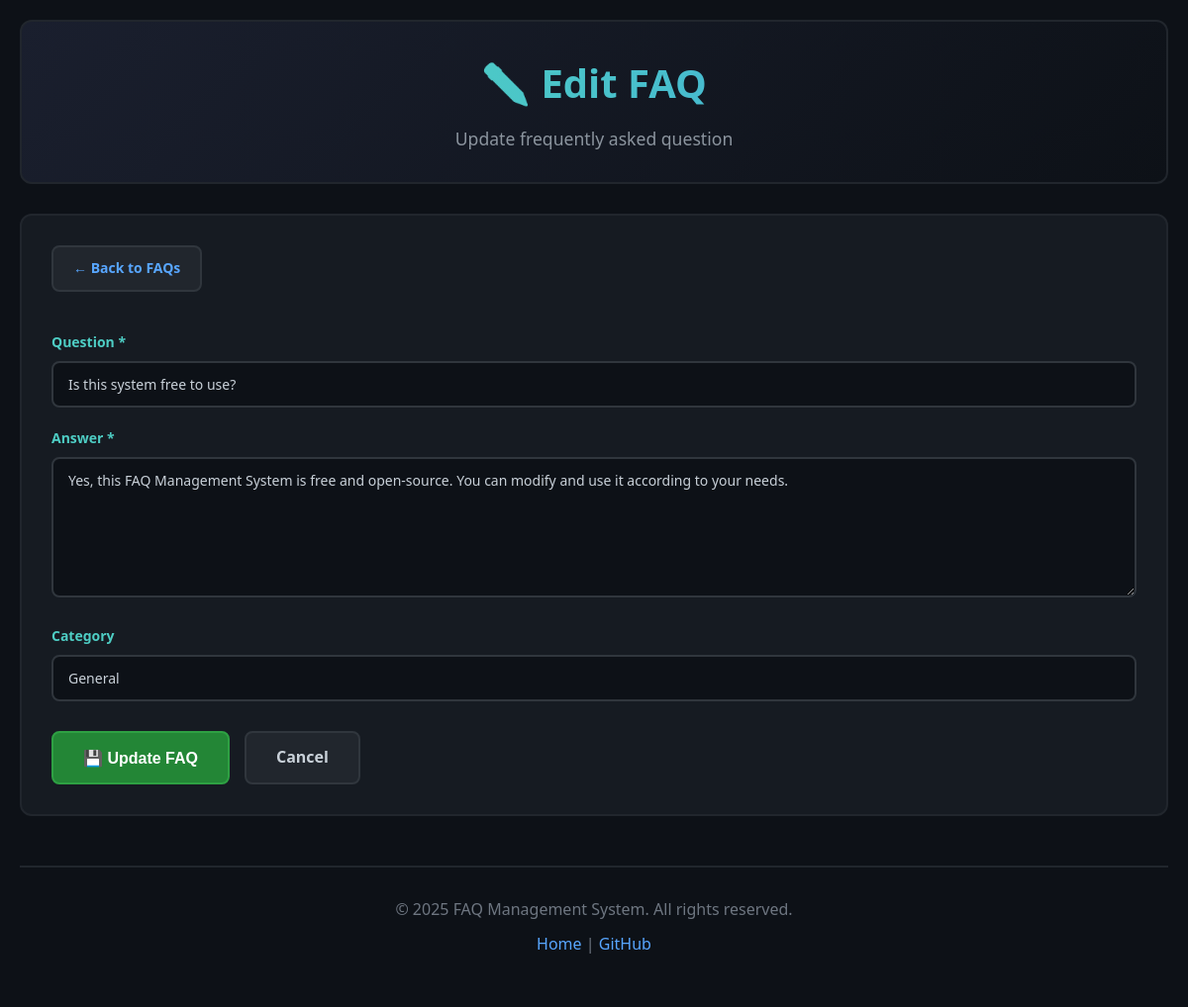
The page /edit_faq.php?id=4 on the database its author committed.
### tables this page shows
CREATE TABLE IF NOT EXISTS faqs (
    id INT AUTO_INCREMENT PRIMARY KEY,
    question TEXT NOT NULL,
    answer TEXT NOT NULL,
    category VARCHAR(100) DEFAULT 'General',
    created_at TIMESTAMP DEFAULT CURRENT_TIMESTAMP,
    updated_at TIMESTAMP DEFAULT CURRENT_TIMESTAMP ON UPDATE CURRENT_TIMESTAMP
);

### edit_faq.php (the view, shortened to what this page needs)
<?php
require_once 'includes/config.php';
$id = intval($_GET['id']);
$sql = "SELECT * FROM faqs WHERE id = $id";
$result = mysqli_query($conn, $sql);
$faq = mysqli_fetch_assoc($result);
include 'includes/header.php';
?>
        <div class="form-container">
            <a href="index.php" class="btn btn-back">← Back to FAQs</a>
            <form method="POST" action="edit_faq.php?id=<?php echo $id; ?>" class="faq-form">
                <div class="form-group">
                    <label for="question">Question *</label>
                    <input type="text" id="question" name="question" required
                           value="<?php echo htmlspecialchars($faq['question']); ?>"
                           placeholder="Enter your question here...">
                </div>
                <div class="form-group">
                    <label for="answer">Answer *</label>
                    <textarea id="answer" name="answer" rows="6" required
                              placeholder="Enter the answer here..."><?php echo htmlspecialchars($faq['answer']); ?></textarea>
                </div>
                <div class="form-group">
                    <label for="category">Category</label>
                    <input type="text" id="category" name="category" list="categories"
                           value="<?php echo htmlspecialchars($faq['category']); ?>"
                           placeholder="Enter or select category...">
                </div>
                <div class="form-actions">
                    <button type="submit" class="btn btn-submit">💾 Update FAQ</button>
                    <a href="index.php" class="btn btn-cancel">Cancel</a>
                </div>
            </form>
        </div>
<?php include 'includes/footer.php'; ?>

### css/style.css (style rules this page uses)
* { margin: 0; padding: 0; box-sizing: border-box; }
body { font-family: 'Segoe UI', Tahoma, Geneva, Verdana, sans-serif; background-color: #0d1117; color: #c9d1d9; line-height: 1.6; min-height: 100vh; }
.btn { padding: 10px 20px; border: none; border-radius: 8px; cursor: pointer; text-decoration: none; display: inline-block; font-size: 14px; font-weight: 600; transition: all 0.3s ease; border: 2px solid transparent; }
.btn-back { background-color: #21262d; color: #58a6ff; border-color: #30363d; margin-bottom: 20px; }
.btn-submit { background-color: #238636; color: white; border-color: #2ea043; padding: 12px 30px; font-size: 16px; }
.btn-cancel { background-color: #21262d; color: #c9d1d9; border-color: #30363d; padding: 12px 30px; font-size: 16px; }
.form-container { background-color: #161b22; border: 2px solid #21262d; border-radius: 12px; padding: 30px; margin-bottom: 30px; }
.faq-form { margin-top: 20px; }
.form-group { margin-bottom: 20px; }
.form-group label { display: block; margin-bottom: 8px; color: #4ecdc4; font-weight: 600; font-size: 14px; }
.form-group input[type="text"], .form-group textarea { width: 100%; padding: 12px 15px; border: 2px solid #30363d; border-radius: 8px; background-color: #0d1117; color: #c9d1d9; font-size: 14px; font-family: inherit; outline: none; transition: all 0.3s ease; }
.form-group textarea { resize: vertical; min-height: 120px; }
.form-actions { display: flex; gap: 15px; margin-top: 30px; }

### rows shown on the page
faqs: question "Is this system free to use?", answer "Yes, this FAQ Management System is free and open-source. You can modify and use it according to your needs.", category "General"

### other values the page prints
$header_title "✏️ Edit FAQ"
$header_subtitle "Update frequently asked question"
